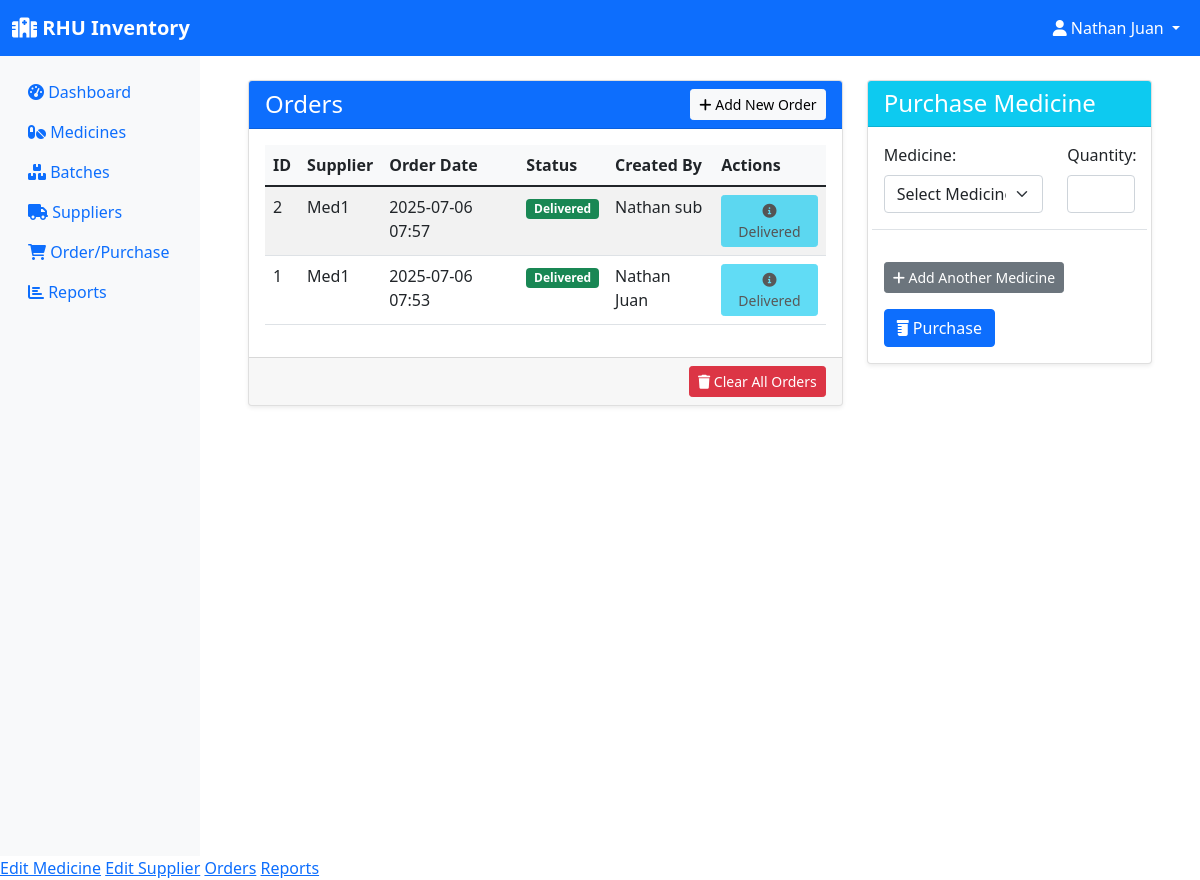
The app's page /orders (signed in) with its own data.
### models.py (models this page shows, shortened)
class User(UserMixin, db.Model):
    id = db.Column(db.Integer, primary_key=True)
    username = db.Column(db.String(150), unique=True, nullable=False)
    password = db.Column(db.String(256), nullable=False)
    role = db.Column(db.String(20), nullable=False, default='employee')  # pharmacist, manager, assistant
    email = db.Column(db.String(120), unique=True, nullable=False)
    created_at = db.Column(db.DateTime, default=datetime.utcnow)

class Order(db.Model):
    id = db.Column(db.Integer, primary_key=True)
    supplier_id = db.Column(db.Integer, db.ForeignKey('supplier.id'), nullable=False)
    order_date = db.Column(db.DateTime, default=datetime.utcnow)
    status = db.Column(db.String(20), default='pending')  # pending, delivered, cancelled
    created_by = db.Column(db.Integer, db.ForeignKey('user.id'), nullable=False)
    items = db.relationship('OrderItem', backref='order', lazy=True, cascade='all, delete-orphan')
    creator = db.relationship('User', backref='orders')

class Supplier(db.Model):
    id = db.Column(db.Integer, primary_key=True)
    name = db.Column(db.String(100), nullable=False)
    contact_person = db.Column(db.String(100))
    phone = db.Column(db.String(20))
    email = db.Column(db.String(120))
    address = db.Column(db.String(200))
    created_at = db.Column(db.DateTime, default=datetime.utcnow)
    medicines = db.relationship('Medicine', backref='supplier', lazy=True)
    orders = db.relationship('Order', backref='supplier', lazy=True)

### app.py (the view)
@app.route('/orders')
@login_required
def orders():
    orders = Order.query.order_by(Order.order_date.desc()).all()
    medicines = db.session.query(Medicine).join(Batch).group_by(Medicine.id).having(func.sum(Batch.quantity) > 0).all()
    return render_template('orders.html', orders=orders, medicines=medicines)

### app.py (called while the page is built)
@login_manager.user_loader
def load_user(user_id):
    return User.query.get(int(user_id))

### models.py (called while the page is built)
    @property
    def total_quantity(self):
        return sum(batch.quantity for batch in self.batches)

### templates/orders.html (shortened to what this page needs)
{% extends "base.html" %}
{% block content %}
<div class="container-fluid mt-4">
    <div class="row">
        <div class="col-md-8">
            <div class="card shadow-sm">
                <div class="card-header bg-primary text-white d-flex justify-content-between align-items-center">
                    <h4 class="mb-0">Orders</h4>
                    <a href="{{ url_for('add_order') }}" class="btn btn-light btn-sm">
                        <i class="fas fa-plus"></i> Add New Order
                    </a>
                </div>
                <div class="card-body">
                    <div class="table-responsive">
                        <table class="table table-hover table-striped">
                            <thead>
                                <tr>
                                    <th>ID</th>
                                    <th>Supplier</th>
                                    <th>Order Date</th>
                                    <th>Status</th>
                                    <th>Created By</th>
                                    <th>Actions</th>
                                </tr>
                            </thead>
                            <tbody>
                                {% for order in orders %}
                                <tr>
                                    <td>{{ order.id }}</td>
                                    <td>{{ order.supplier.name }}</td>
                                    <td>{{ order.order_date.strftime('%Y-%m-%d %H:%M') }}</td>
                                    <td>
                                        <span class="badge {% if order.status == 'pending' %}bg-warning{% elif order.status == 'delivered' %}bg-success{% elif order.status == 'cancelled' %}bg-danger{% else %}bg-secondary{% endif %}">
                                            {{ order.status.capitalize() }}
                                        </span>
                                    </td>
                                    <td>{{ order.creator.username }}</td>
                                    <td>
                                        {% if order.status == 'pending' %}
                                            {% if current_user.role in ['admin', 'sub-admin'] %}
                                                <form action="{{ url_for('process_order', id=order.id) }}" method="POST" style="display:inline;">
                                                    <button type="submit" class="btn btn-success btn-sm" title="Process Order">
                                                        <i class="fas fa-check-circle"></i> Process
                                                    </button>
                                                </form>
                                            {% endif %}
                                            {% if current_user.role == 'admin' %}
                                                <form action="{{ url_for('cancel_order', id=order.id) }}" method="POST" style="display:inline;" onsubmit="return confirm('Are you sure you want to cancel this order?');">
                                                    <button type="submit" class="btn btn-danger btn-sm" title="Cancel Order">
                                                        <i class="fas fa-times-circle"></i> Cancel
                                                    </button>
                                                </form>
                                            {% endif %}
                                        {% else %}
                                            <button class="btn btn-info btn-sm" disabled>
                                                <i class="fas fa-info-circle"></i> {{ order.status.capitalize() }}
                                            </button>
                                        {% endif %}
                                    </td>
                                </tr>
                                {% endfor %}
                            </tbody>
                        </table>
                    </div>
                </div>
                <div class="card-footer text-end">
                    {% if current_user.role == 'admin' %}
                        <form action="{{ url_for('clear_orders') }}" method="POST" onsubmit="return confirm('Are you sure you want to clear all orders? This action cannot be undone.');">
                            <button type="submit" class="btn btn-danger btn-sm">
                                <i class="fas fa-trash"></i> Clear All Orders
                            </button>
                        </form>
                    {% endif %}
                </div>
            </div>
        </div>
        <div class="col-md-4">
            <div class="card shadow-sm">
                <div class="card-header bg-info text-white">
                    <h4 class="mb-0">Purchase Medicine</h4>
                </div>
                <div class="card-body">
                    <form method="POST" action="{{ url_for('process_dispense') }}" id="dispenseForm" onsubmit="return confirm('Are you sure you want to dispense these medicines?');">
                        <div id="dispense-items-container">
                            <div class="row dispense-item mb-3 border-bottom pb-3">
                                <div class="col-md-8">
                                    <label for="medicine_id_0" class="form-label">Medicine:</label>
                                    <select class="form-select medicine-select" name="medicine_id[]" id="medicine_id_0" required>
                                        <option value="">Select Medicine</option>
                                    </select>
                                </div>
                                <div class="col-md-4">
                                    <label for="quantity_0" class="form-label">Quantity:</label>
                                    <input type="number" class="form-control" name="quantity[]" id="quantity_0" min="1" required>
                                </div>
                            </div>
                        </div>
                        <button type="button" class="btn btn-secondary btn-sm mt-3" id="addDispenseItem">
                            <i class="fas fa-plus"></i> Add Another Medicine
                        </button>
                        <button type="submit" class="btn btn-primary mt-3">
                            <i class="fas fa-prescription-bottle"></i> Purchase
                        </button>
                    </form>
                </div>
            </div>
        </div>
    </div>
</div>
{% endblock %}

### templates/base.html (shortened to what this page needs)
<!DOCTYPE html>
<html lang="en">
<head>
    <link href="https://cdn.jsdelivr.net/npm/bootstrap@5.1.3/dist/css/bootstrap.min.css" rel="stylesheet">
    <link href="https://cdnjs.cloudflare.com/ajax/libs/font-awesome/6.0.0/css/all.min.css" rel="stylesheet">
</head>
<body>
    <nav class="navbar navbar-expand-lg navbar-dark bg-primary">
        <div class="container-fluid">
            <a class="navbar-brand" href="{{ url_for('dashboard') }}">
                <i class="fas fa-hospital"></i> RHU Inventory
            </a>
            {% if current_user.is_authenticated %}
            <div class="navbar-nav ms-auto">
                <div class="nav-item dropdown">
                    <a class="nav-link dropdown-toggle text-white" href="#" id="navbarDropdown" role="button" data-bs-toggle="dropdown">
                        <i class="fas fa-user"></i> {{ current_user.username }}
                    </a>
                </div>
            </div>
            {% endif %}
        </div>
    </nav>
    <div class="container-fluid">
        <div class="row">
            {% if current_user.is_authenticated %}
            <nav class="col-md-3 col-lg-2 d-md-block sidebar collapse">
                <div class="position-sticky pt-3">
                    <ul class="nav flex-column">
                        <li class="nav-item">
                            <a class="nav-link" href="{{ url_for('dashboard') }}">
                                <i class="fas fa-tachometer-alt"></i> Dashboard
                            </a>
                        </li>
                        <li class="nav-item">
                            <a class="nav-link" href="{{ url_for('inventory') }}">
                                <i class="fas fa-pills"></i> Medicines
                            </a>
                        </li>
                        <li class="nav-item">
                            <a class="nav-link" href="{{ url_for('batches') }}">
                                <i class="fas fa-boxes"></i> Batches
                            </a>
                        </li>
                        <li class="nav-item">
                            <a class="nav-link" href="{{ url_for('suppliers') }}">
                                <i class="fas fa-truck"></i> Suppliers
                            </a>
                        </li>
                        <li class="nav-item">
                            <a class="nav-link" href="{{ url_for('orders') }}">
                                <i class="fas fa-shopping-cart"></i> Order/Purchase
                            </a>
                        </li>
                        <li class="nav-item">
                            <a class="nav-link" href="{{ url_for('reports') }}">
                                <i class="fas fa-chart-bar"></i> Reports
                            </a>
                        </li>
                    </ul>
                </div>
            </nav>
            {% endif %}
            <main class="{% if current_user.is_authenticated %}col-md-9 ms-sm-auto col-lg-10 px-md-4{% else %}col-12{% endif %}">
                {% block content %}{% endblock %}
            </main>
        </div>
    </div>
    {% if current_user.is_authenticated %}
        {% if current_user.role == 'admin' %}
            <a href="{{ edit_medicine_url }}">Edit Medicine</a>
            <a href="{{ edit_supplier_url }}">Edit Supplier</a>
            <a href="{{ orders_url }}">Orders</a>
            <a href="{{ reports_url }}">Reports</a>
        {% elif current_user.role == 'sub-admin' %}
            <a href="{{ edit_medicine_url }}">Edit Medicine</a>
            <a href="{{ edit_supplier_url }}">Edit Supplier</a>
            <a href="{{ orders_url }}">Orders</a>
        {% elif current_user.role == 'employee' %}
            <a href="{{ orders_url }}">Orders</a>
            <a href="{{ reports_url }}">Reports</a>
        {% endif %}
    {% endif %}
</body>
</html>

### templates/base.html (style rules this page uses)
.sidebar { min-height: 100vh; background-color: #f8f9fa; }
.navbar-brand { font-weight: bold; }
.card { box-shadow: 0 0.125rem 0.25rem rgba(0, 0, 0, 0.075); border: 1px solid rgba(0, 0, 0, 0.125); }
.btn-sm { padding: 0.25rem 0.5rem; font-size: 0.875rem; }
.table th { background-color: #f8f9fa; border-top: none; }

### records on screen
User: username "Nathan Juan"
Order: id "2", supplier.name "Med1", order_date "2025-07-06 07:57", status "Delivered", creator.username "Nathan sub"
Order: id "1", supplier.name "Med1", order_date "2025-07-06 07:53", status "Delivered", creator.username "Nathan Juan"
